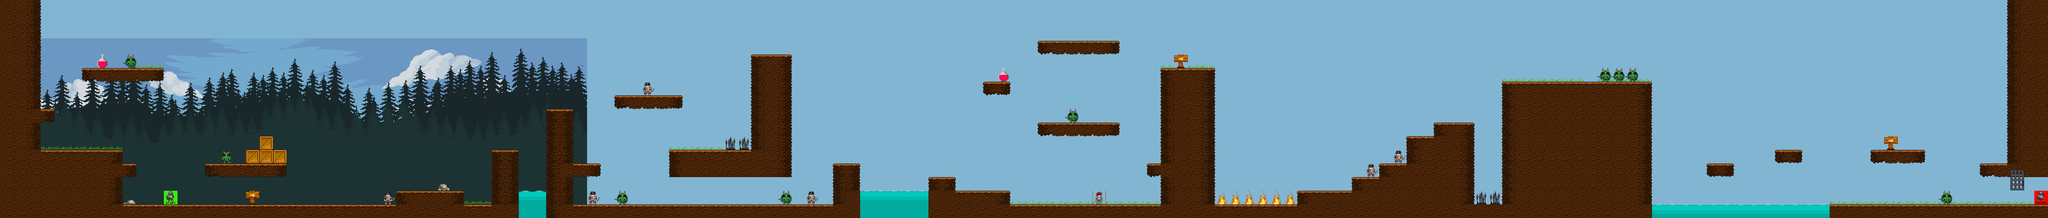

A 2D game scene composited from a Tiled map and its tileset images. What follows is a short description and the map's XML, with each tile layer's data collapsed to a summary:
An orthogonal 150x16 tile map with 32x32 px tiles, 7 tile layers (terrain, decorations, hazards, pickups, ...), 7 tilesets, 4 image layers.

<map version="1.9" tiledversion="1.9.2" orientation="orthogonal" renderorder="right-down" width="150" height="16" tilewidth="32" tileheight="32" infinite="0" backgroundcolor="#82b5d2" nextlayerid="14" nextobjectid="1">
 <editorsettings>
  <export target="../1/level1.csv" format="csv" />
 </editorsettings>
 <properties>
  <property name="level number" type="int" value="1" />
 </properties>
 <tileset firstgid="1" source="Terrain.tsx" />
 <tileset firstgid="13" source="Pickups.tsx" />
 <tileset firstgid="14" source="Monsters.tsx" />
 <tileset firstgid="18" source="Decorations.tsx" />
 <tileset firstgid="24" source="Trigger objects.tsx" />
 <tileset firstgid="25" source="Hazards.tsx" />
 <tileset firstgid="27" source="Player.tsx" />
 <imagelayer id="13" name="background - clouds" locked="1" offsetx="0" offsety="90" parallaxx="0.5" repeatx="1">
  <image source="../../assets/backgrounds/lvl1/clouds.png" width="1376" height="422" />
 </imagelayer>
 <imagelayer id="12" name="background - far" locked="1" offsetx="0" offsety="257" parallaxx="0.6" repeatx="1">
  <image source="../../assets/backgrounds/lvl1/far.png" width="1376" height="254" />
 </imagelayer>
 <imagelayer id="11" name="background - medium" locked="1" offsetx="0" offsety="114" parallaxx="0.7" repeatx="1">
  <image source="../../assets/backgrounds/lvl1/medium.png" width="1376" height="398" />
 </imagelayer>
 <imagelayer id="10" name="background - near" locked="1" offsetx="0" offsety="216" parallaxx="0.8" repeatx="1">
  <image source="../../assets/backgrounds/lvl1/near.png" width="1376" height="296" />
 </imagelayer>
 <layer id="1" name="terrain" width="150" height="16">
  <data>[2400 cells, 570 non-empty, 12 distinct tile ids]</data>
 </layer>
 <layer id="6" name="decorations" width="150" height="16">
  <data>[2400 cells, 63 non-empty, 5 distinct tile ids]</data>
 </layer>
 <layer id="9" name="hazards" width="150" height="16">
  <data>[2400 cells, 10 non-empty, 2 distinct tile ids]</data>
 </layer>
 <layer id="3" name="pickups" width="150" height="16">
  <data>[2400 cells, 2 non-empty, 1 distinct tile ids]</data>
 </layer>
 <layer id="7" name="triggered_objects" width="150" height="16">
  <data>[2400 cells, 1 non-empty, 1 distinct tile ids]</data>
 </layer>
 <layer id="5" name="monsters" width="150" height="16">
  <data>[2400 cells, 16 non-empty, 3 distinct tile ids]</data>
 </layer>
 <layer id="8" name="player" width="150" height="16">
  <data>[2400 cells, 2 non-empty, 2 distinct tile ids]</data>
 </layer>
</map>
